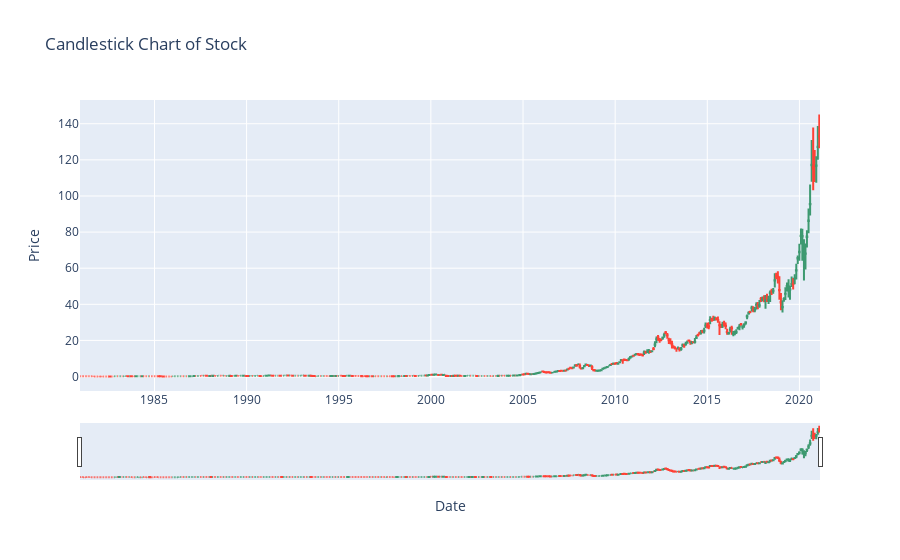

This figure's notebook cell:
### Code cell
import plotly.graph_objects as go

#question 3
transformed_df = data.resample('BME').agg({
    'Open': 'mean',  # Открытие: среднее
    'Close': 'mean',  # Закрытие: среднее
    'Adj Close': 'mean',  # Отрегулированное закрытие: среднее
    'Low': 'min',  # Минимум: минимальное значение
    'High': 'max',  # Максимум: максимальное значение
    'Volume': 'sum'  # Объем: сумма
})

# question 2
fig = go.Figure(data=[go.Candlestick(
                x=transformed_df.index,   # Даты как индекс (datetime)
                open=transformed_df['Open'],  # Цена открытия
                high=transformed_df['High'],  # Максимальная цена
                low=transformed_df['Low'],    # Минимальная цена
                close=transformed_df['Close'] # Цена закрытия
                



)])


fig.update_layout(
    title='Candlestick Chart of Stock',
    xaxis_title='Date',
    yaxis_title='Price'
)

fig.show()  # Показываем график

print(transformed_df.head().to_markdown())
print("Total months",transformed_df.shape[0])

### Figure 1 — Plotly figure (JSON) as saved in the notebook; plotly's stock layout.template omitted (floating-point values rounded to 4 significant figures; data arrays with more than 128 entries replaced by an {"elided": "..."} marker saying what was removed)
{"data": [{"close": {"elided": "482 float values"}, "high": {"elided": "482 float values"}, "low": {"elided": "482 float values"}, "open": {"elided": "482 float values"}, "type": "candlestick", "x": {"elided": "482 str values"}}], "layout": {"title": {"text": "Candlestick Chart of Stock"}, "xaxis": {"title": {"text": "Date"}}, "yaxis": {"title": {"text": "Price"}}}}
